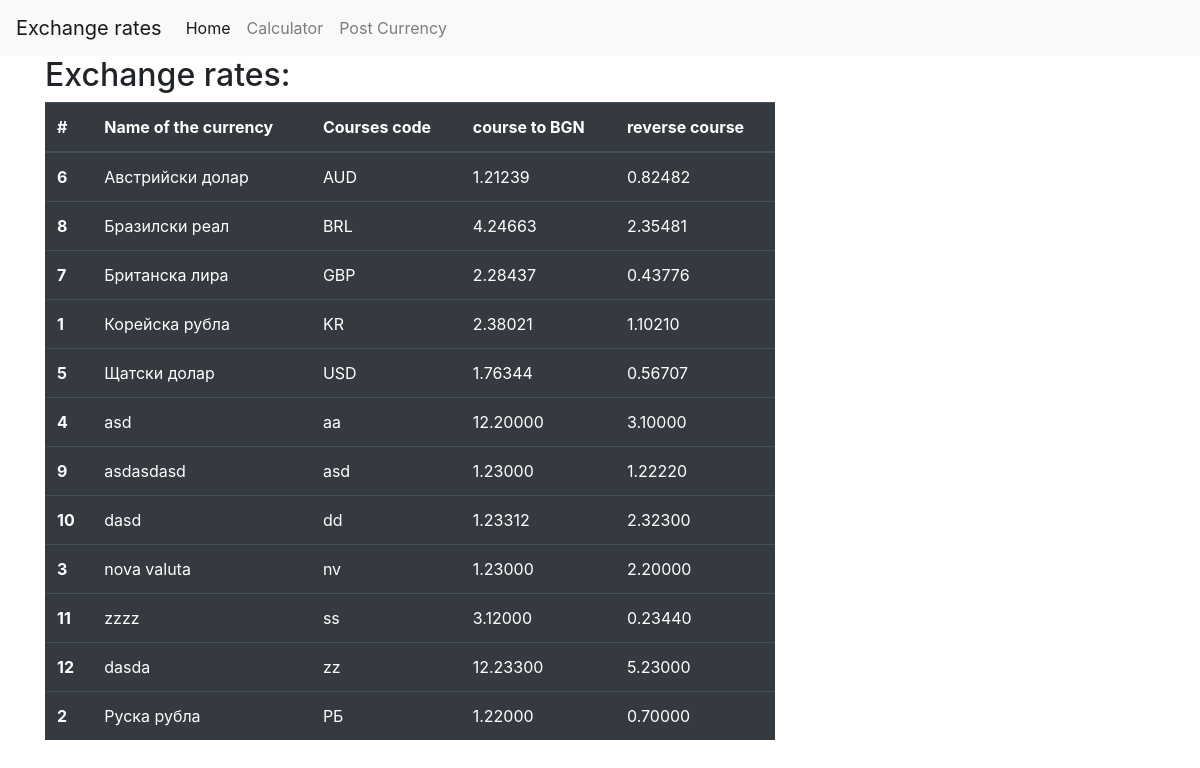
The page / on the database its author committed.
### exchange_rates/models.py (models this page shows, shortened)
class Currency(models.Model):
    name = models.CharField(max_length=100, unique=True)
    course_code = models.CharField(max_length=3, unique=True)
    course_to_bgn = models.DecimalField(max_digits=15, decimal_places=5)
    reverse_course = models.DecimalField(max_digits=15, decimal_places=5)
    count_currency = models.DecimalField(max_digits=10, decimal_places=5)
    class Meta:
        ordering = ('course_code',)
        verbose_name_plural = 'currencies'

### exchange_rates/views.py (the view)
# urls.py: path('', IndexView.as_view(), name='home'),
class IndexView(ListView):
    model = Currency
    context_object_name = 'currency_list'
    template_name = 'exchange_rates/home.html'

### exchange_rates/templates/exchange_rates/home.html (shortened to what this page needs)
{% extends 'exchange_rates/base.html' %}
{% block content %}
  <h2>Exchange rates:</h2>
   <table class="table table-dark">
     <thead>
      <tr>
        <th scope="col">#</th>
        <th scope="col">Name of the currency</th>
        <th scope="col">Courses code</th>
        <th scope="col">course to BGN</th>
        <th scope="col">reverse course</th>
      </tr>
     </thead>
    <tbody>
  {% for currency in currency_list %}
    <tr>
      <th scope="row">{{ currency.pk }}</th>
      <td>{{ currency.name }}</td>
      <td>{{ currency.course_code }}</td>
      <td>{{ currency.course_to_bgn }}</td>
      <td>{{ currency.reverse_course }}</td>
    </tr>
  {% endfor %}
    </tbody>
   </table>
{% endblock %}

### exchange_rates/templates/exchange_rates/base.html (shortened to what this page needs)
<!DOCTYPE html>
<html lang="en">
<head>
    <link rel="stylesheet" href="https://stackpath.bootstrapcdn.com/bootstrap/4.4.1/css/bootstrap.min.css">
</head>
<body>
  <header class="site-header">
      <nav class="navbar navbar-expand-lg navbar-light bg-light">
          <a class="navbar-brand" href="{% url 'exchange_rates:home' %}">Exchange rates</a>
          <div class="collapse navbar-collapse" id="navbarNav">
            <ul class="navbar-nav">
              <li class="nav-item active">
                <a class="nav-link" href="{% url 'exchange_rates:home' %}">Home <span class="sr-only">(current)</span></a>
              </li>
              <li class="nav-item">
                <a class="nav-link" href="{% url 'exchange_rates:calculations' %}">Calculator</a>
              </li>
              <li class="nav-item">
                <a class="nav-link" href="{% url 'exchange_rates:post_currency' %}">Post Currency</a>
              </li>
            </ul>
      </div>
    </nav>
    </header>
    <main role="main" class="container">
      <div class="row">
        <div class="col-md-8">
          {% block content %}{% endblock %}
        </div>
      </div>
    </main>
</body>
</html>

### rows shown on the page
Currency: pk "6", name "Австрийски долар", course_code "AUD", course_to_bgn "1.21239", reverse_course "0.82482"
Currency: pk "8", name "Бразилски реал", course_code "BRL", course_to_bgn "4.24663", reverse_course "2.35481"
Currency: pk "7", name "Британска лира", course_code "GBP", course_to_bgn "2.28437", reverse_course "0.43776"
Currency: pk "1", name "Корейска рубла", course_code "KR", course_to_bgn "2.38021", reverse_course "1.10210"
Currency: pk "5", name "Щатски долар", course_code "USD", course_to_bgn "1.76344", reverse_course "0.56707"
Currency: pk "4", name "asd", course_code "aa", course_to_bgn "12.20000", reverse_course "3.10000"
Currency: pk "9", name "asdasdasd", course_code "asd", course_to_bgn "1.23000", reverse_course "1.22220"
Currency: pk "10", name "dasd", course_code "dd", course_to_bgn "1.23312", reverse_course "2.32300"
Currency: pk "3", name "nova valuta", course_code "nv", course_to_bgn "1.23000", reverse_course "2.20000"
Currency: pk "11", name "zzzz", course_code "ss", course_to_bgn "3.12000", reverse_course "0.23440"
Currency: pk "12", name "dasda", course_code "zz", course_to_bgn "12.23300", reverse_course "5.23000"
Currency: pk "2", name "Руска рубла", course_code "РБ", course_to_bgn "1.22000", reverse_course "0.70000"
